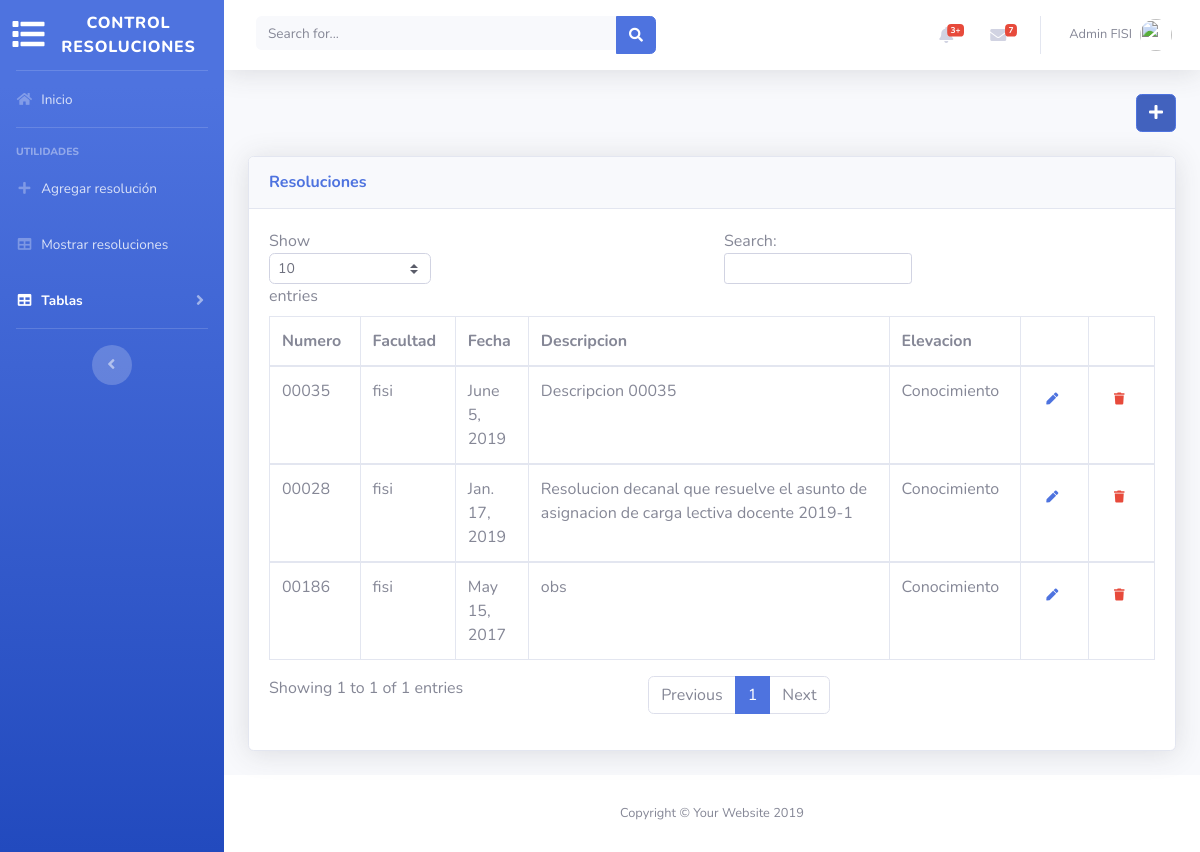
The app's page /controlresoluciones/resolucion/tabla with its own data.
### resoluciones/models.py (models this page shows, shortened)
class Resolucion(models.Model):
    nro_resolucion = models.CharField(max_length=5, primary_key=True)
    facultad_resolucion = models.ForeignKey(Facultad, on_delete=models.CASCADE)
    fecha_resolucion = models.DateField()
    link_descarga = models.CharField(max_length=100)
    estado_resolucion = models.CharField(max_length=20)
    descripcion_resolucion = models.TextField(default='obs')
    observacion_resolucion = models.TextField()
    adjunto_resolucion = models.CharField(max_length=100)
    tipo_elevacion = models.CharField(max_length=50)
    class Meta:
        ordering = ('-fecha_resolucion',)

class Facultad(models.Model):
    FACS = (
        ('fmsf', 'FMSF'),
        ('fdcp', 'FDCP'),
        ('flch', 'FLCH'),
        ('ffb', 'FFB'),
        ('fo', 'FO'),
        ('fedu', 'FEDU'),
        ('fqiq', 'FQIQ'),
        ('fmv', 'FMV'),
        ('fca', 'FCA'),
        ('fcb', 'FCB'),
        ('fcc', 'FCC'),
        ('fce', 'FCE'),
        ('fcf', 'FCF'),
        ('fcm', 'FCM'),
        ('fcs', 'FCS'),
        ('figmmg', 'FIGMMG'),
        ('fii', 'FII'),
        ('fpsi', 'FPSI'),
        ('fiee', 'FIEE'),
        ('fisi', 'FISI'),
    )
    id_facultad = models.CharField(max_length=3, primary_key=True)
    nombre_facultad = models.CharField(max_length=100)
    abreviatura_facultad = models.CharField(max_length=6, choices=FACS)
    def __str__(self):
        return self.abreviatura_facultad

### resoluciones/views.py (the view)
# urls.py: path('resolucion/tabla', tablaresolucion, name='tablaresolucion'),
def tablaresolucion(request):
    resoluciones = Resolucion.objects.all()
    resolutivos = Resolutivo.objects.all()
    considerandos = Considerando.objects.all()
    expedientes = Expediente.objects.all()
    dependencias = Dependencia.objects.all()
    personas = Persona.objects.all()
    return render(request, 'resolucion/tablaresolucion.html',
                  {'resoluciones': resoluciones,'resolutivos':resolutivos,'considerandos':considerandos,
                   'expedientes':expedientes,'dependencias':dependencias,'personas':personas})

### resoluciones/models.py (called while the page is built)
    def __str__(self):
        return self.abreviatura_dependencia

### resoluciones/templates/resolucion/tablaresolucion.html (shortened to what this page needs)
{% extends 'base.html' %}
{% block activepage2 %} active {% endblock %}
{% block content %}
    {% load staticfiles %}
        <div class="container-fluid">
          <p class="mb-4 text-right">
              <a href="{% url 'nuevoresolucion' %}" class="btn btn-primary btn-icon-split">
                  <span class="icon">
                      <i class="fas fa-plus"></i>
                  </span>
              </a>
          </p>
          <div class="card shadow mb-4">
            <div class="card-header py-3">
              <h6 class="m-0 font-weight-bold text-primary">Resoluciones</h6>
            </div>
            <div class="card-body">
              <div class="table-responsive">
              <form method="POST" id="forme" action="">{% csrf_token %}
                <table class="table table-bordered table-hover" id="dataTable" width="100%" cellspacing="0">
                  <thead>
                    <tr>
                      <th>Numero</th>
                      <th>Facultad</th>
                      <th>Fecha</th>
                      <th>Descripcion</th>
                      <th>Elevacion</th>
                        <th></th>
                        <th></th>
                    </tr>
                  </thead>
                  {% for r in resoluciones %}
                      <tbody>
                    <tr class="clickable" data-toggle="collapse" data-target="#des{{ r.nro_resolucion }}">
                      <td id="{{ r.nro_resolucion }}" >{{ r.nro_resolucion }}</td>
                      <td>{{ r.facultad_resolucion }}</td>
                      <td>{{ r.fecha_resolucion }}</td>
                      <td>{{ r.descripcion_resolucion }}</td>
                      <td>{{ r.tipo_elevacion }}</td>
                      <td><button type="submit" onclick="obtener('{{ r.nro_resolucion }}')" formaction="{% url 'editarresolucion' %}"  class="btn btn-link"><i class="fas fa-pen fa-xs"></i></button></td>
                      <td><button type="submit" onclick="obtener('{{ r.nro_resolucion }}')" formaction="{% url 'eliminarresolucion' %}" class="btn btn-link"><i class="fas text-danger fa-trash fa-xs"></i></button></td>
                    </tr>
                      </tbody>
                  {% endfor %}
                </table>
              </form>
              </div>
            </div>
          </div>
        </div>
{% endblock %}

### records on screen
Resolucion: nro_resolucion "00035", facultad_resolucion "fisi", fecha_resolucion "June 5, 2019", descripcion_resolucion "Descripcion 00035", tipo_elevacion "Conocimiento"
Resolucion: nro_resolucion "00028", facultad_resolucion "fisi", fecha_resolucion "Jan. 17, 2019", descripcion_resolucion "Resolucion decanal que resuelve el asunto de asignacion de carga lectiva docente 2019-1", tipo_elevacion "Conocimiento"
Resolucion: nro_resolucion "00186", facultad_resolucion "fisi", fecha_resolucion "May 15, 2017", descripcion_resolucion "obs", tipo_elevacion "Conocimiento"
